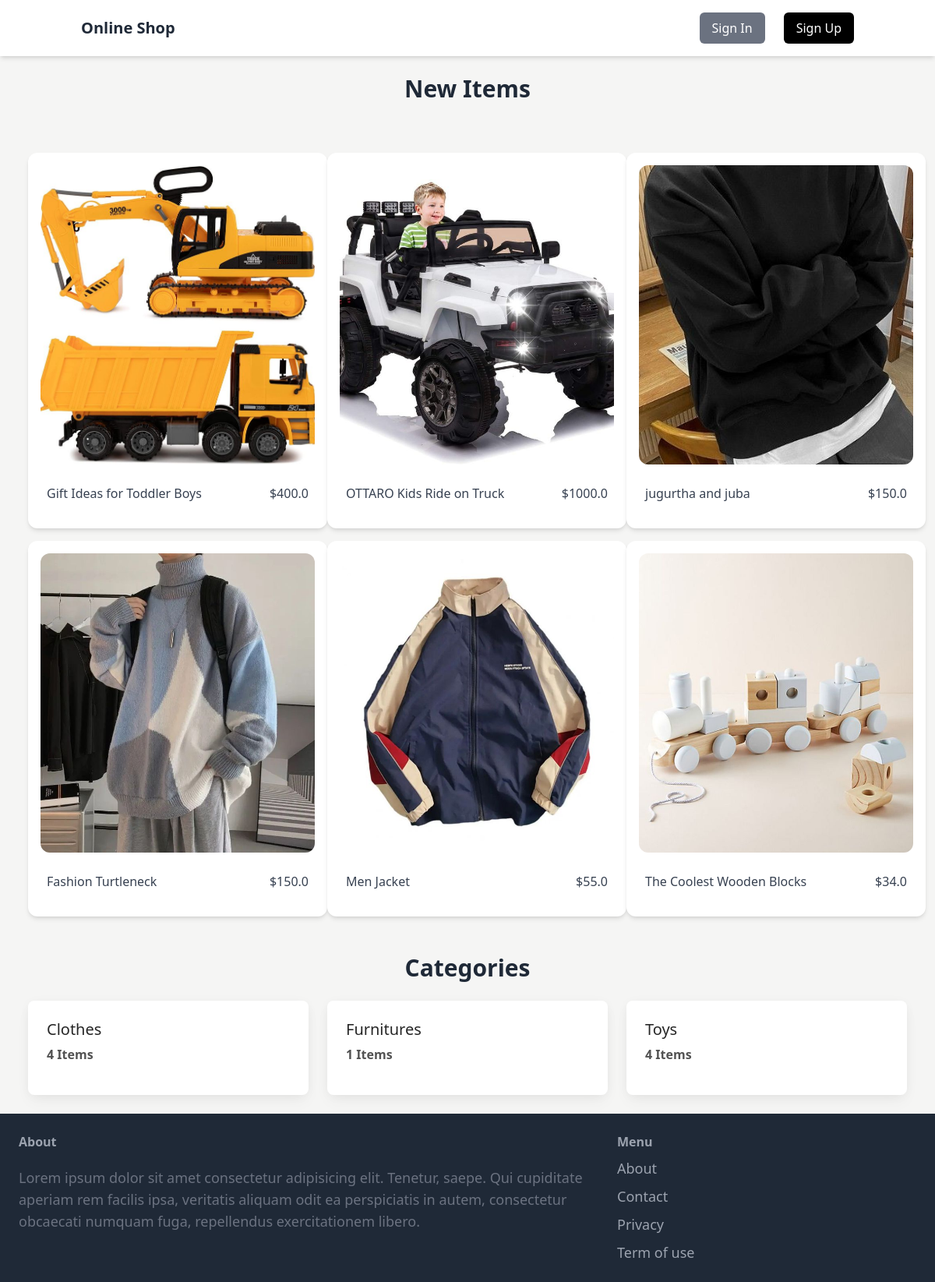
The page / on the database its author committed.
### item/models.py (models this page shows, shortened)
class Item (models.Model):
     category= models.ForeignKey(Category,related_name='items', on_delete=models.CASCADE)
     name= models.CharField(max_length=100)
     description = models.TextField(null=True, blank=True)
     price= models.FloatField()
     image=models.ImageField(upload_to='item_image',blank=True,null=True)
     is_sold= models.BooleanField(default=False)
     created_by= models.ForeignKey(User,related_name='items',on_delete=models.CASCADE)
     created_at=models.DateTimeField(auto_now_add=True)
     class Meta:
        ordering=('-created_at',)
        verbose_name_plural="Items"

class Category(models.Model):
    name= models.CharField(max_length=100)
    class Meta:
        ordering=('name',)
        verbose_name_plural="Categories"

### core/views.py (the view)
# urls.py: path('',index,name='index'),
def index(request):
    context={
    'items':Item.objects.filter(is_sold=False)[:6],
    'categories':Category.objects.all()
    }
    return render(request,"core/index.html",context)

### core/templates/core/index.html (shortened to what this page needs)
{% extends "core/base.html" %}
{% block core %}
<h3 class="text-center text-3xl font-semibold text-gray-800 ">New Items</h3>
<br><br>
  <div class="  grid-cols-2 sm:grid md:grid-cols-3 ">
    {% for item in items  %}
    <div class="mx-3 mt-4 relative flex flex-col text-gray-700 bg-white shadow-md bg-clip-border rounded-xl w-96">
        <div class="relative mx-4 mt-4 overflow-hidden text-gray-700 bg-white bg-clip-border rounded-xl h-96">
            <a href="{% url 'item:detail' item.id %}">
            <img
            src="{{item.image.url}}"
            alt="card-image" class="object-cover w-full h-full" />
            </a>
        </div>
        <div class="p-6">
          <div class="flex items-center justify-between mb-2">
            <p class="block font-sans text-base antialiased font-medium leading-relaxed text-blue-gray-900">
              {{item.name}}
            </p>
            <p class="block font-sans text-base antialiased font-medium leading-relaxed text-blue-gray-900">
              ${{item.price}}
            </p>
          </div>
        </div>
      </div>
    {% endfor %}
  </div>
<br><br>
<h3 class="text-center text-3xl font-semibold text-gray-800 ">Categories</h3>
<div class="grid-cols-1 sm:grid md:grid-cols-3 ">
    {% for category in categories  %}
    <div
    class="mx-3 mt-6 flex flex-col self-start rounded-lg bg-white shadow-[0_2px_15px_-3px_rgba(0,0,0,0.07),0_10px_20px_-2px_rgba(0,0,0,0.04)] dark:bg-neutral-700 sm:shrink-0 sm:grow sm:basis-0">
    <div class="p-6">
      <h5
        class="mb-2 text-xl font-medium leading-tight text-neutral-800 dark:text-neutral-50">
        <a href="{% url 'item:categorie' category.id %}">{{category.name}}</a>
      </h5>
      <p class="mb-4 text-base text-neutral-600 dark:text-neutral-200">
       <strong>{{category.items.count}} Items</strong>
      </p>
    </div>
  </div>
    {% endfor %}
  </div>
{% endblock %}

### core/templates/core/base.html (shortened to what this page needs)
<!DOCTYPE html>
<html lang="en">
<head>
    <script src="https://cdn.tailwindcss.com"></script>
</head>
<body class="bg-stone-100">
<nav class="bg-white shadow-md">
    <div class="container mx-auto flex justify-between items-center px-4 py-4">
        <a href="/" class="text-gray-800 text-xl font-semibold hover:text-teal-500 transition duration-300">Online Shop</a>
        <div id="menu-items" class="hidden md:flex space-x-6">
            {% if request.user.is_authenticated %}
            <a href="{%url 'item:newitem' %}" class="text-gray-800 hover:text-teal-500 transition duration-300"><strong>New Item</strong></a>
            <a href="{% url 'item:browser' %}" class="text-gray-800 hover:text-teal-500 transition duration-300"><strong>Browse</strong></a>
            <a href="{% url 'conversation:inbox' %}" class="px-4 py-2 text-white bg-indigo-600 hover:bg-indigo-800 rounded-md transition duration-300">Inbox</a>
            <a href="{%url 'dashboard:index'%}" class="px-4 py-2 text-white bg-sky-600 hover:bg-sky-800 rounded-md transition duration-300">Dashbord</a>
            {% else %}
            <a href="{% url 'core:login' %}" class="px-4 py-2 text-white bg-gray-500 hover:bg-gray-600 rounded-md transition duration-300">Sign In</a>
            <a href="{% url 'core:signup' %}" class="px-4 py-2 text-white bg-black hover:bg-black-600 rounded-md transition duration-300">Sign Up</a>
            {% endif %}
        </div>
    </div>
</nav>
    <div class="px-6 py-6">
        {%block core%}
        {%endblock %}
    </div>
    <footer class="py-6 px-6 flex justify-between bg-gray-800">
        <div class="w-2/3 pr-10">
            <h3 class="mb-5 font-semibold text-gray-400">About</h3>
            <p class="text-lg text-gray-500"> Lorem ipsum dolor sit amet consectetur adipisicing elit. Tenetur, saepe. Qui cupiditate aperiam rem facilis ipsa, veritatis aliquam odit ea perspiciatis in autem, consectetur obcaecati numquam fuga, repellendus exercitationem libero. </p>
        </div>
        <div class="w-1/3 ">
            <a  href="" class="mb-5 font-semibold text-gray-400">Menu</h3>
                <ul class="space-y-2">
                    <li class="text-gray-400 text-lg hover:text-gray-700"><a href="">About</a></li>
                    <li class="text-gray-400 text-lg hover:text-gray-700"><a href="{% url 'core:contact' %}">Contact</a></li>
                    <li class="text-gray-400 text-lg hover:text-gray-700"><a href="">Privacy</a></li>
                    <li class="text-gray-400 text-lg hover:text-gray-700"><a href="">Term of use</a></li>
                </ul>
        </div>
    </footer>
</body>
</html>

### rows shown on the page
Item: image (picture), name "Gift Ideas for Toddler Boys", price "400.0"
Item: image (picture), name "OTTARO Kids Ride on Truck", price "1000.0"
Item: image (picture), name "jugurtha and juba", price "150.0"
Item: image (picture), name "Fashion Turtleneck", price "150.0"
Item: image (picture), name "Men Jacket", price "55.0"
Item: image (picture), name "The Coolest Wooden Blocks", price "34.0"
Category: name "Clothes", items.count "4"
Category: name "Furnitures", items.count "1"
Category: name "Toys", items.count "4"
